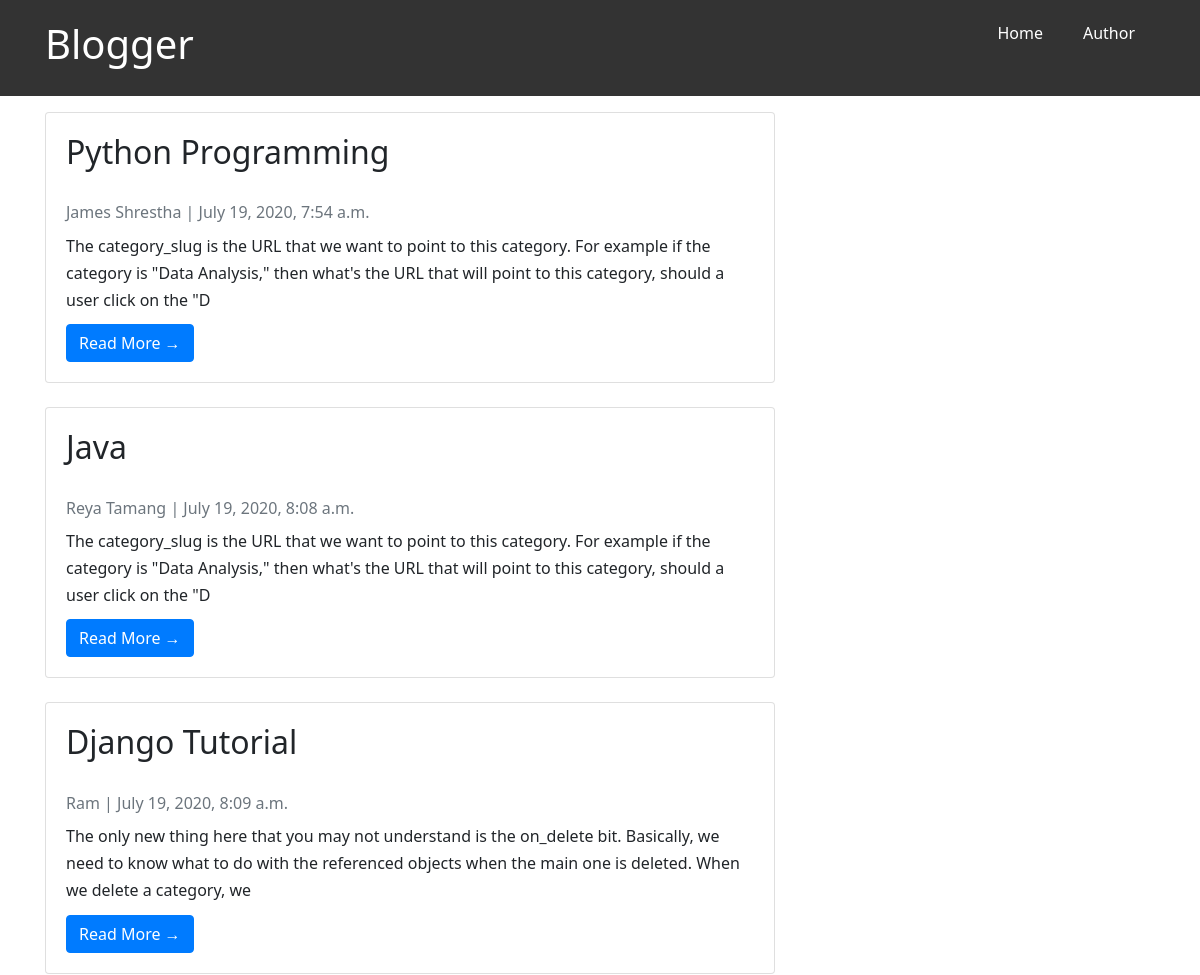
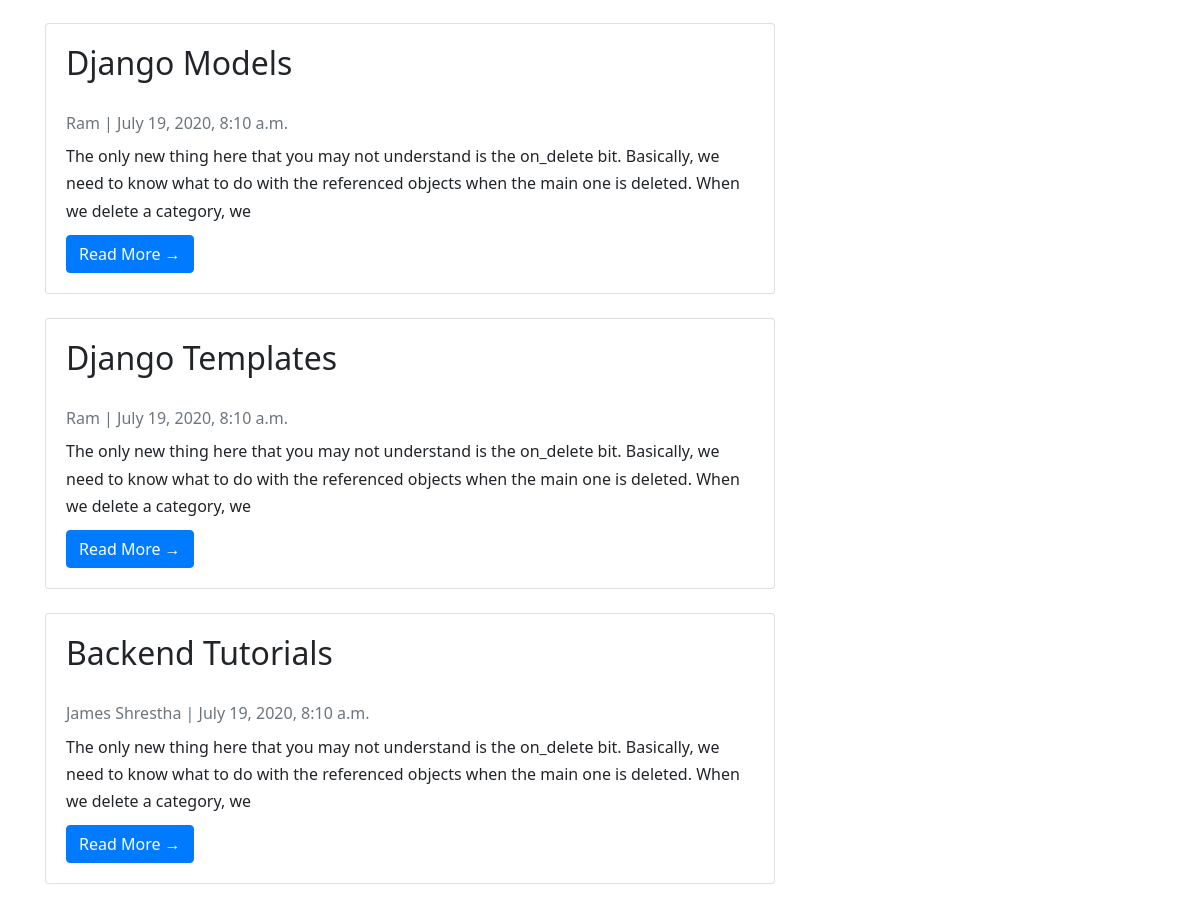
The page /bloglist/ on the database its author committed (2 pictures, top to bottom).
### blog/models.py (models this page shows, shortened)
class BaseClass(models.Model):
    created_at = models.DateTimeField(auto_now_add=True)
    updated_at = models.DateTimeField(auto_now=True)
    class Meta:
        abstract = True

class BlogPost(BaseClass):
    title = models.CharField(max_length=200)
    author = models.ForeignKey(Author, on_delete=models.CASCADE)
    content = models.TextField()

class Author(models.Model):
    name = models.CharField(max_length=200)
    email = models.EmailField()

### blog/views.py (the view)
# urls.py: path('bloglist/', render_blogs_list),
def render_blogs_list(request):
    data = BlogPost.objects.all()
    context ={
        'data': data
    }
    return render(request, 'blog/blogs.html', context=context)

### blog/templates/blog/blogs.html
{% extends 'blog/base.html' %}
{% block main_body %}
<div class="container">
    <div class="row">
        <div class="col-md-8 mt-3 left">
            {% for post in data %}
            <div class="card mb-4">
                <div class="card-body">
                    <h2 class="card-title">{{ post.title }}</h2>
                    <p class="card-text text-muted h6">{{ post.author.name }} | {{ post.created_at}} </p>
                    <p class="card-text">{{post.content|slice:":200" }}</p>
                    <a href="/detail/{{post.id}}" class="btn btn-primary">Read More &rarr;</a>
                </div>
            </div>
            {% endfor %}
        </div>
    </div>
</div>
{% endblock %}

### blog/templates/blog/base.html (shortened to what this page needs)
<!DOCTYPE html>
<html lang="en">
<head>
  <link href="https://unpkg.com/tailwindcss@^1.0/dist/tailwind.min.css" rel="stylesheet">
  <link rel="stylesheet" href="https://maxcdn.bootstrapcdn.com/bootstrap/4.0.0/css/bootstrap.min.css"
 />
</head>
<body>
  <header>
    <nav id="navbar">
      <div class="container">
        <h1 class="logo"><a href="">Blogger</a></h1>
        <ul>
          <li><a href="/bloglist">Home</a></li>
          <li><a href="">Author</a></li>
        </ul>
      </div>
    </nav>
  </header>
  {% block main_body%}{% endblock%}
</body>
</html>

### blog/templates/blog/base.html (style rules this page uses)
* { margin: 0; padding: 0; box-sizing: border-box; }
html, body { font-family: 'Segoe UI', Tahoma, Geneva, Verdana, sans-serif; line-height: 1.7em; }
a { color: #333; text-decoration: none !important; }
h1, h2, h3 { padding-bottom: 20px; }
p { margin: 10px 0; }
#navbar { background: #333; color: #fff; overflow: auto; }
#navbar a { color: #fff; }
#navbar h1 { float: left; padding-top: 20px; }
#navbar ul { list-style: none; float: right; }
#navbar ul li { float: left; }
#navbar ul li a { display: block; padding: 20px; text-align: center; }

### rows shown on the page
BlogPost: title "Python Programming", author.name "James Shrestha", created_at "July 19, 2020, 7:54 a.m.", content "The category_slug is the URL that we want to point to this category. For example if the category is \"Data Analysis,\" then what's the URL that will point to this category, should a user click on the \"D"
BlogPost: title "Java", author.name "Reya Tamang", created_at "July 19, 2020, 8:08 a.m.", content "The category_slug is the URL that we want to point to this category. For example if the category is \"Data Analysis,\" then what's the URL that will point to this category, should a user click on the \"D"
BlogPost: title "Django Tutorial", author.name "Ram", created_at "July 19, 2020, 8:09 a.m.", content "The only new thing here that you may not understand is the on_delete bit. Basically, we need to know what to do with the referenced objects when the main one is deleted. When we delete a category, we"
BlogPost: title "Django Models", author.name "Ram", created_at "July 19, 2020, 8:10 a.m.", content "The only new thing here that you may not understand is the on_delete bit. Basically, we need to know what to do with the referenced objects when the main one is deleted. When we delete a category, we"
BlogPost: title "Django Templates", author.name "Ram", created_at "July 19, 2020, 8:10 a.m.", content "The only new thing here that you may not understand is the on_delete bit. Basically, we need to know what to do with the referenced objects when the main one is deleted. When we delete a category, we"
BlogPost: title "Backend Tutorials", author.name "James Shrestha", created_at "July 19, 2020, 8:10 a.m.", content "The only new thing here that you may not understand is the on_delete bit. Basically, we need to know what to do with the referenced objects when the main one is deleted. When we delete a category, we"
